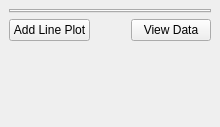
<?xml version="1.0" encoding="UTF-8"?>
<ui version="4.0">
 <class>PlotOptions</class>
 <widget class="QDockWidget" name="PlotOptions">
  <property name="geometry">
   <rect>
    <x>0</x>
    <y>0</y>
    <width>220</width>
    <height>127</height>
   </rect>
  </property>
  <property name="sizePolicy">
   <sizepolicy hsizetype="Preferred" vsizetype="Minimum">
    <horstretch>0</horstretch>
    <verstretch>0</verstretch>
   </sizepolicy>
  </property>
  <property name="floating">
   <bool>true</bool>
  </property>
  <widget class="QWidget" name="dockWidgetContents">
   <layout class="QVBoxLayout" name="verticalLayout" stretch="0,0,1">
    <item>
     <widget class="QTabWidget" name="tab_widget">
      <property name="autoFillBackground">
       <bool>false</bool>
      </property>
      <property name="tabPosition">
       <enum>QTabWidget::North</enum>
      </property>
      <property name="tabShape">
       <enum>QTabWidget::Rounded</enum>
      </property>
      <property name="currentIndex">
       <number>-1</number>
      </property>
      <property name="elideMode">
       <enum>Qt::ElideNone</enum>
      </property>
      <property name="documentMode">
       <bool>false</bool>
      </property>
      <property name="tabsClosable">
       <bool>true</bool>
      </property>
      <property name="movable">
       <bool>true</bool>
      </property>
      <property name="tabBarAutoHide">
       <bool>false</bool>
      </property>
     </widget>
    </item>
    <item>
     <widget class="QWidget" name="button_box" native="true">
      <layout class="QHBoxLayout" name="horizontalLayout">
       <property name="leftMargin">
        <number>0</number>
       </property>
       <property name="topMargin">
        <number>0</number>
       </property>
       <property name="rightMargin">
        <number>0</number>
       </property>
       <property name="bottomMargin">
        <number>6</number>
       </property>
       <item>
        <widget class="QPushButton" name="line_button">
         <property name="text">
          <string>Add Line Plot</string>
         </property>
        </widget>
       </item>
       <item>
        <spacer name="horizontalSpacer">
         <property name="orientation">
          <enum>Qt::Horizontal</enum>
         </property>
         <property name="sizeHint" stdset="0">
          <size>
           <width>40</width>
           <height>20</height>
          </size>
         </property>
        </spacer>
       </item>
       <item>
        <widget class="QPushButton" name="detail_button">
         <property name="text">
          <string>View Data</string>
         </property>
        </widget>
       </item>
      </layout>
     </widget>
    </item>
    <item>
     <spacer name="verticalSpacer">
      <property name="orientation">
       <enum>Qt::Vertical</enum>
      </property>
      <property name="sizeHint" stdset="0">
       <size>
        <width>20</width>
        <height>40</height>
       </size>
      </property>
     </spacer>
    </item>
   </layout>
  </widget>
 </widget>
 <resources/>
 <connections/>
</ui>
